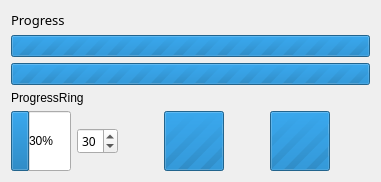
                <widget class="QWidget" name="widget_14" native="true">
                 <property name="minimumSize">
                  <size>
                   <width>0</width>
                   <height>0</height>
                  </size>
                 </property>
                 <layout class="QGridLayout" name="gridLayout_20">
                  <item row="2" column="0">
                   <widget class="QProgressBar" name="progressBar_4">
                    <property name="maximum">
                     <number>0</number>
                    </property>
                    <property name="value">
                     <number>-1</number>
                    </property>
                    <property name="textVisible">
                     <bool>false</bool>
                    </property>
                    <property name="progressBarStyle" stdset="0">
                     <number>1</number>
                    </property>
                   </widget>
                  </item>
                  <item row="1" column="0">
                   <widget class="QProgressBar" name="progressBar_3">
                    <property name="maximum">
                     <number>0</number>
                    </property>
                    <property name="value">
                     <number>-1</number>
                    </property>
                    <property name="textVisible">
                     <bool>false</bool>
                    </property>
                   </widget>
                  </item>
                  <item row="4" column="0">
                   <layout class="QGridLayout" name="gridLayout_14">
                    <item row="0" column="3">
                     <widget class="QProgressBar" name="progressBar_16">
                      <property name="sizePolicy">
                       <sizepolicy hsizetype="Fixed" vsizetype="Fixed">
                        <horstretch>0</horstretch>
                        <verstretch>0</verstretch>
                       </sizepolicy>
                      </property>
                      <property name="minimumSize">
                       <size>
                        <width>60</width>
                        <height>60</height>
                       </size>
                      </property>
                      <property name="maximumSize">
                       <size>
                        <width>60</width>
                        <height>60</height>
                       </size>
                      </property>
                      <property name="maximum">
                       <number>0</number>
                      </property>
                      <property name="value">
                       <number>-1</number>
                      </property>
                      <property name="alignment">
                       <set>Qt::AlignCenter</set>
                      </property>
                      <property name="progressBarStyle" stdset="0">
                       <number>2</number>
                      </property>
                     </widget>
                    </item>
                    <item row="0" column="2">
                     <spacer name="horizontalSpacer_28">
                      <property name="orientation">
                       <enum>Qt::Horizontal</enum>
                      </property>
                      <property name="sizeType">
                       <enum>QSizePolicy::Fixed</enum>
                      </property>
                      <property name="sizeHint" stdset="0">
                       <size>
                        <width>40</width>
                        <height>20</height>
                       </size>
                      </property>
                     </spacer>
                    </item>
                    <item row="0" column="0">
                     <widget class="QProgressBar" name="progressBar_5">
                      <property name="sizePolicy">
                       <sizepolicy hsizetype="Minimum" vsizetype="Minimum">
                        <horstretch>0</horstretch>
                        <verstretch>0</verstretch>
                       </sizepolicy>
                      </property>
                      <property name="minimumSize">
                       <size>
                        <width>60</width>
                        <height>60</height>
                       </size>
                      </property>
                      <property name="maximumSize">
                       <size>
                        <width>60</width>
                        <height>60</height>
                       </size>
                      </property>
                      <property name="maximum">
                       <number>99</number>
                      </property>
                      <property name="value">
                       <number>30</number>
                      </property>
                      <property name="alignment">
                       <set>Qt::AlignCenter</set>
                      </property>
                      <property name="progressBarStyle" stdset="0">
                       <number>2</number>
                      </property>
                     </widget>
                    </item>
                    <item row="0" column="6">
                     <spacer name="horizontalSpacer_9">
                      <property name="orientation">
                       <enum>Qt::Horizontal</enum>
                      </property>
                      <property name="sizeHint" stdset="0">
                       <size>
                        <width>40</width>
                        <height>20</height>
                       </size>
                      </property>
                     </spacer>
                    </item>
                    <item row="0" column="5">
                     <widget class="QProgressBar" name="progressBar_6">
                      <property name="sizePolicy">
                       <sizepolicy hsizetype="Fixed" vsizetype="Fixed">
                        <horstretch>0</horstretch>
                        <verstretch>0</verstretch>
                       </sizepolicy>
                      </property>
                      <property name="minimumSize">
                       <size>
                        <width>60</width>
                        <height>60</height>
                       </size>
                      </property>
                      <property name="maximumSize">
                       <size>
                        <width>60</width>
                        <height>60</height>
                       </size>
                      </property>
                      <property name="maximum">
                       <number>0</number>
                      </property>
                      <property name="value">
                       <number>-1</number>
                      </property>
                      <property name="alignment">
                       <set>Qt::AlignCenter</set>
                      </property>
                      <property name="progressBarStyle" stdset="0">
                       <number>2</number>
                      </property>
                     </widget>
                    </item>
                    <item row="0" column="1">
                     <widget class="QSpinBox" name="spinBox_2">
                      <property name="font">
                       <font>
                        <family>微软雅黑</family>
                        <pointsize>9</pointsize>
                       </font>
                      </property>
                      <property name="singleStep">
                       <number>1</number>
                      </property>
                      <property name="value">
                       <number>30</number>
                      </property>
                     </widget>
                    </item>
                    <item row="0" column="4">
                     <spacer name="horizontalSpacer_10">
                      <property name="orientation">
                       <enum>Qt::Horizontal</enum>
                      </property>
                      <property name="sizeType">
                       <enum>QSizePolicy::Fixed</enum>
                      </property>
                      <property name="sizeHint" stdset="0">
                       <size>
                        <width>40</width>
                        <height>20</height>
                       </size>
                      </property>
                     </spacer>
                    </item>
                   </layout>
                  </item>
                  <item row="0" column="0">
                   <widget class="QLabel" name="label_13">
                    <property name="font">
                     <font>
                      <family>微软雅黑</family>
                      <pointsize>10</pointsize>
                      <bold>false</bold>
                     </font>
                    </property>
                    <property name="text">
                     <string>Progress</string>
                    </property>
                   </widget>
                  </item>
                  <item row="3" column="0">
                   <widget class="QLabel" name="label_14">
                    <property name="text">
                     <string>ProgressRing</string>
                    </property>
                   </widget>
                  </item>
                 </layout>
                </widget>
